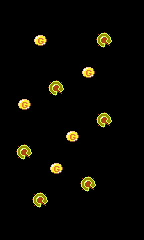

A level layout from a 2D game, rendered from its tile map. Below: a short description, then the map file with its tile-grid data intact:
An orthogonal 9x15 tile map with 16x16 px tiles, 1 tile layer (map).

<map version="1.0" orientation="orthogonal" renderorder="right-down" width="9" height="15" tilewidth="16" tileheight="16" nextobjectid="1">
 <tileset firstgid="1" name="tileset" tilewidth="16" tileheight="16" tilecount="64" columns="8">
  <image source="tileset.png" width="128" height="128" />
 </tileset>
 <layer name="map" width="9" height="15">
  <data encoding="csv">
0,0,0,0,0,0,0,0,0,
0,0,0,0,0,0,0,0,0,
0,0,25,0,0,0,10,0,0,
0,0,0,0,0,0,0,0,0,
0,0,0,0,0,25,0,0,0,
0,0,0,10,0,0,0,0,0,
0,25,0,0,0,0,0,0,0,
0,0,0,0,0,0,10,0,0,
0,0,0,0,25,0,0,0,0,
0,10,0,0,0,0,0,0,0,
0,0,0,25,0,0,0,0,0,
0,0,0,0,0,10,0,0,0,
0,0,10,0,0,0,0,0,0,
0,0,0,0,0,0,0,0,0,
0,0,0,0,0,0,0,0,0
</data>
 </layer>
</map>
